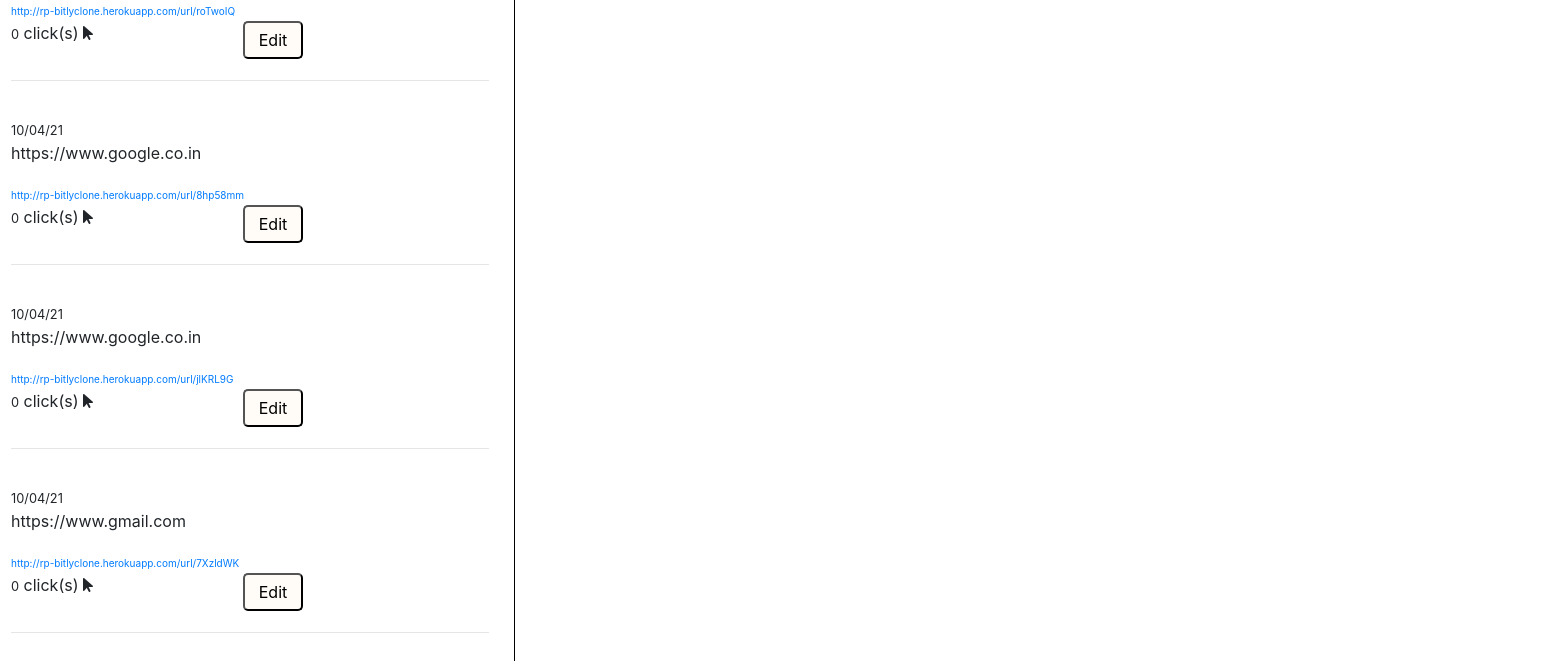
The page /dashboard (signed in, lower part) on the database as committed earlier.
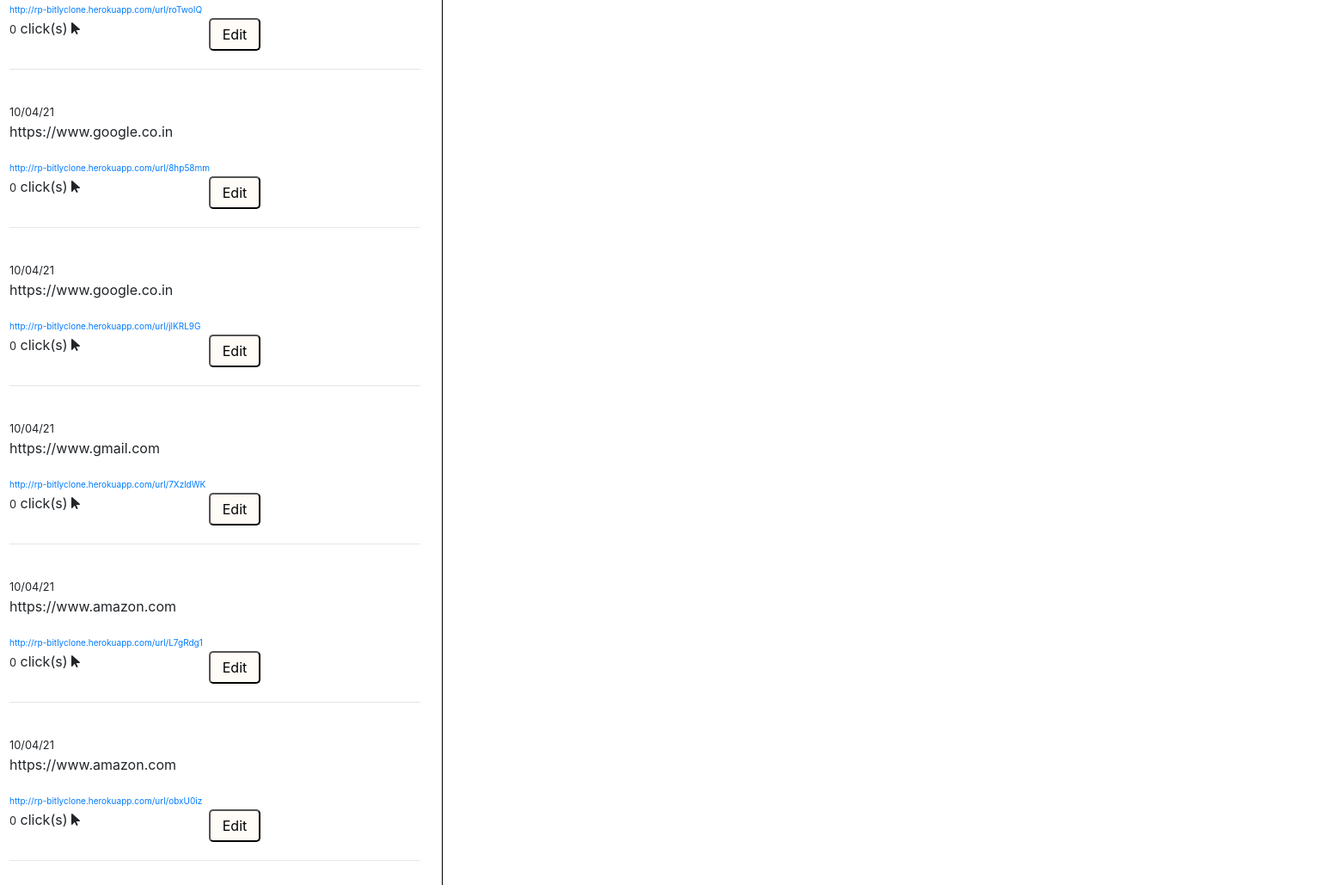
The same page on the database as committed later.
### tables this page shows
CREATE TABLE "urls" (
	"url_id"	INTEGER PRIMARY KEY AUTOINCREMENT,
	"original_url"	text,
	"auto_code"	text,
	"code"	text,
	"date"	text,
	"timestamp"	text,
	"user_id"	INTEGER,
	"click"	INTEGER
);

### app.py (the view)
@app.route("/dashboard")
@login_required
def dashboard():
    urls = c.execute("SELECT * FROM urls WHERE user_id=:u_id", {"u_id": session.get("user_id")}).fetchall()
    return render_template("dashboard.html", BASE_URL=BASE_URL, urls=urls)

### assist.py (called while the page is built)
def login_required(f):
    @wraps(f)
    def decorated_function(*args, **kwargs):
        if session.get("user_id") is None:
            return redirect(url_for('login'))
        return f(*args, **kwargs)
    return decorated_function

### templates/dashboard.html (shortened to what this page needs)
<!DOCTYPE html>
<html>
    <head>
        <link rel="stylesheet" href="https://stackpath.bootstrapcdn.com/bootstrap/4.5.0/css/bootstrap.min.css">
        <link rel="stylesheet" href="/static/styles.css">
    </head>
    <body>
        {% if urls|length != 0 %}
        <div class="row">
            <div class="col-4">
            {% for url in urls %}
                <div class="url" onclick="displayInfo('{{ url[0] }}','{{ url[1] }}', '{{ BASE_URL }}{{ url[3] }}', '{{ url[5] }}', '{{ url[6] }}' )">
                <small>{{ url[4] }}</small>
                <p>{{ url[1] }}</p>
                <a href="{{ BASE_URL }}{{ url[3] }}" style="font-size: 10px;" class="new">{{ BASE_URL }}{{ url[3] }}</a>
                <br>
                <span class="clicks"><small>{{ url[7] }}</small> click(s) <i class="fas fa-mouse-pointer"></i></span>
                <button type="button" id="edit" class="loginbutton" onclick="window.location.replace(`/update?id=${'{{ url[0] }}'}`);">Edit</button>
                <hr class="dashboardlefthr">
                </div>
            {% endfor %}
            </div>
            <div class="col">
            <br><br><br>
            </div>
        </div>
        {% endif %}
    </body>
</html>

### static/styles.css (style rules this page uses)
.col-4 { height: 100vh; border: 1px solid black; overflow-y:auto; }
.url { padding: 10px; }
#edit { position: absolute; padding: 5px; margin-left:150px; margin-bottom: 10px; width: 60px; }
.loginbutton { width: 500px; background-color: #fffbf7; border-radius: 5px; }
.dashboardlefthr { margin-top: 35px; }

Rows that differ between the two databases and show on the page:
added urls: date "10/04/21", original_url "https://www.amazon.com", BASE_URL "http://rp-bitlyclone.herokuapp.com/url/", code "L7gRdg1", click "0"
added urls: date "10/04/21", original_url "https://www.amazon.com", BASE_URL "http://rp-bitlyclone.herokuapp.com/url/", code "obxU0iz", click "0"
